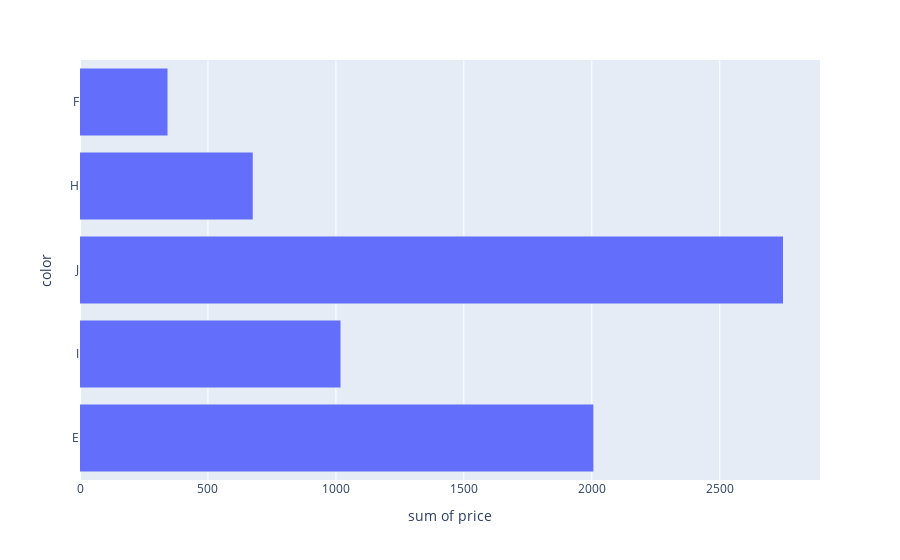

Source (notebook cell):
### Code cell
fms1=px.histogram(data_frame=df1.head(20), x='price',y='color')
fms1.show()

### Figure 1 — Plotly figure (JSON) as saved in the notebook; plotly's stock layout.template omitted (floating-point values rounded to 4 significant figures)
{"data": [{"alignmentgroup": "True", "bingroup": "y", "histfunc": "sum", "hovertemplate": "sum of price=%{x}<br>color=%{y}<extra></extra>", "legendgroup": "", "marker": {"color": "#636efa", "pattern": {"shape": ""}}, "name": "", "offsetgroup": "", "orientation": "h", "showlegend": false, "type": "histogram", "x": [326, 326, 327, 334, 335, 336, 336, 337, 337, 338, 339, 340, 342, 344, 345, 345, 348, 351, 351, 351], "xaxis": "x", "y": ["E", "E", "E", "I", "J", "J", "I", "H", "E", "H", "J", "J", "F", "J", "E", "E", "I", "J", "J", "J"], "yaxis": "y"}], "layout": {"barmode": "relative", "legend": {"tracegroupgap": 0}, "margin": {"t": 60}, "xaxis": {"anchor": "y", "domain": [0, 1], "title": {"text": "sum of price"}}, "yaxis": {"anchor": "x", "domain": [0, 1], "title": {"text": "color"}}}}
